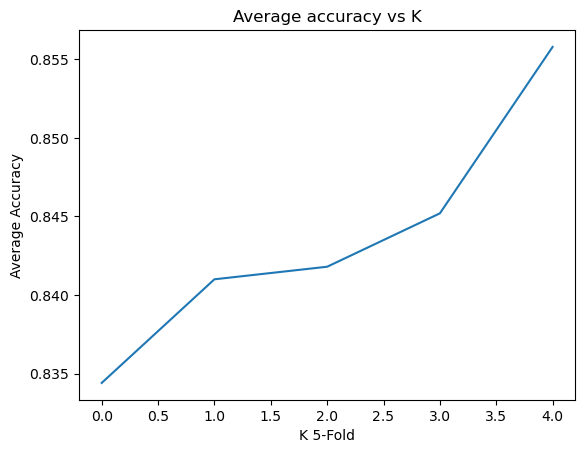

Source code (Python):
import numpy as np
import matplotlib.pyplot as plt
import pandas as pd

#Q2_4
Recall = np.zeros([5,1])
Precision = np.zeros([5,1])
Accuracy = np.zeros([5,1])
Avg_Accuracy = np.zeros([5,1]);
Avg_Precision = np.zeros([5,1]);
Avg_Recall = np.zeros([5,1]);
do_5_fold_knn(1);
Avg_Accuracy[0] = np.mean(Accuracy);
Avg_Precision[0] = np.mean(Precision);
Avg_Recall[0] = np.mean(Recall);
do_5_fold_knn(3);
Avg_Accuracy[1] = np.mean(Accuracy);
Avg_Precision[1] = np.mean(Precision);
Avg_Recall[1] = np.mean(Recall);
do_5_fold_knn(5);
Avg_Accuracy[2] = np.mean(Accuracy);
Avg_Precision[2] = np.mean(Precision);
Avg_Recall[2] = np.mean(Recall);
do_5_fold_knn(7);
Avg_Accuracy[3] = np.mean(Accuracy);
Avg_Precision[3] = np.mean(Precision);
Avg_Recall[3] = np.mean(Recall);
do_5_fold_knn(10);
Avg_Accuracy[4] = np.mean(Accuracy);
Avg_Precision[4] = np.mean(Precision);
Avg_Recall[4] = np.mean(Recall);
plt.plot(Avg_Accuracy)
plt.plot(Avg_Accuracy)
plt.xlabel('K 5-Fold')
plt.ylabel('Average Accuracy')
plt.title('Average accuracy vs K')
